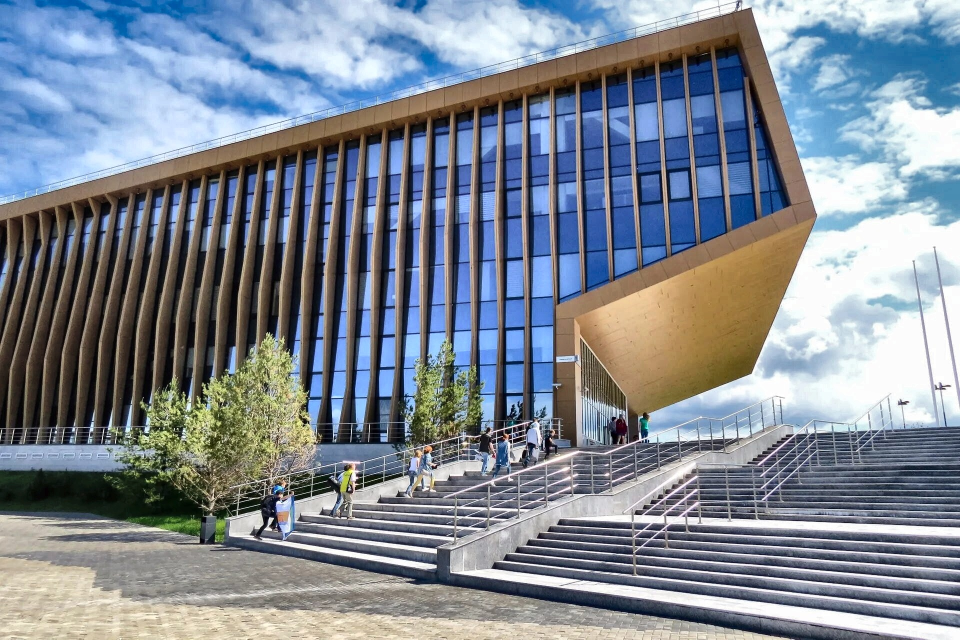
#> input picture out/clahe.jpg, 1920 x 1279 px (shown at 1/2 size)
$ python -i photolab.py   (imports and definitions only)
#> lines starting #> are read from the running program, lines starting #| are printed output that depends on the picture
#> further down, picture is the input picture: shape (1279, 1920, 3); mean B, G, R 146.9, 135.6, 126.9
# -*- coding: utf-8 -*-
"""ДЗ 1 «Фотолаборатория» — шаблон.

Запуск:  python photolab.py <команда> [аргументы]      (список команд — README.md)

Одиннадцать функций с пометкой TODO — ваша работа; всё остальное (разбор
аргументов, чтение и запись, гистограммы, отчётные числа) дано готовым и
менять его не нужно. Самопроверка: ``pytest tests -q``. Имена и сигнатуры
функций не меняйте — по ним работают тесты и проверка.
"""
import argparse
import io
import json
import os
import sys

import cv2
import numpy as np

__version__ = "1.0"

# --------------------------------------------------------------- ввод-вывод ---


# [18 lines left out: functions imread, imwrite, not called in this run]


def as_uint8(x):
    """float → uint8 только через обрезку (правило курса: uint8 переполняется молча)."""
    return np.clip(np.round(x), 0, 255).astype(np.uint8)


# ------------------------------------------------------------ 1. цветокоррекция ---


# [22 lines left out: functions gamma_correct, white_balance, not called in this run]
    # ───────────────────────────────────────────────────────────


def equalize_lab(img):
    """Глобальная эквализация яркости: канал L пространства Lab через cv2.equalizeHist (готовая функция)."""
    lab = cv2.cvtColor(img, cv2.COLOR_BGR2LAB)
#> lab: shape (1279, 1920, 3); mean of channels 0, 1, 2 141, 129.4, 121.4
    lab[..., 0] = cv2.equalizeHist(lab[..., 0])
#> lab: shape (1279, 1920, 3); mean of channels 0, 1, 2 128.1, 129.4, 121.4
    return cv2.cvtColor(lab, cv2.COLOR_LAB2BGR)
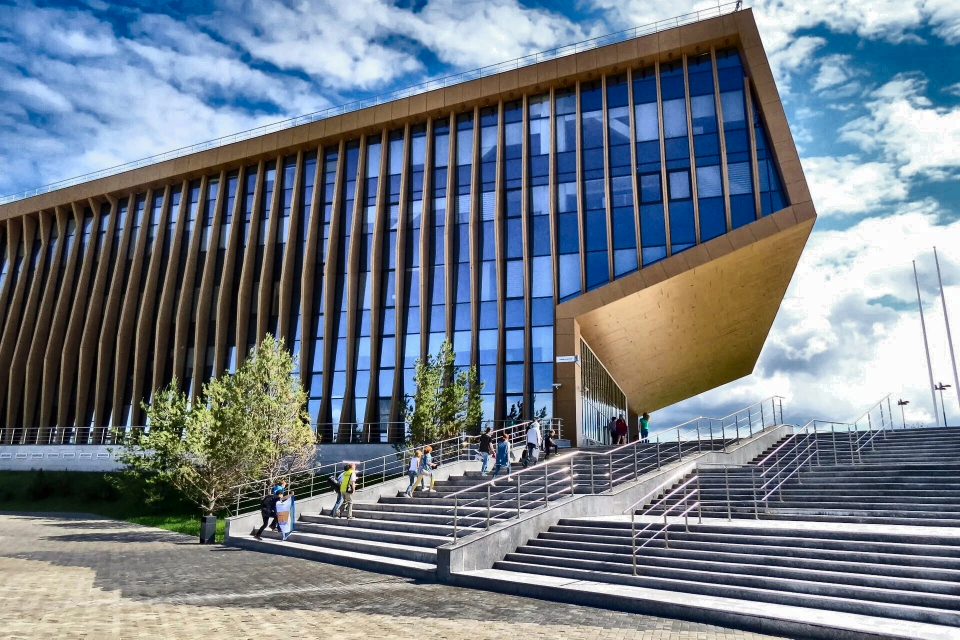
#> returned value: shape (1279, 1920, 3) (shown at 1/2 size); mean B, G, R 134.3, 123.4, 113.7


# [193 lines left out: functions clahe_lab, channel_hist, tone_stats, local_contrast_report, save_hist_figure, hsv_box_from and 11 more, not called in this run]
    # ───────────────────────────────────────────────────────────


# --------------------------------------------------------------------- CLI ---


def _ints(s):
    return tuple(int(v) for v in s.split(","))


def _log(**kw):
    print(json.dumps(kw, ensure_ascii=False))


# [123 lines left out: functions cmd_gamma, cmd_wb, cmd_clahe, cmd_chromakey, cmd_rotate, cmd_resize and 4 more, not called in this run]


# [3 lines not run here, left out]

>>> import cv2
>>> picture = cv2.imread('../out/clahe.jpg')
>>> result = equalize_lab(picture)

$ run again, on out/big.jpg
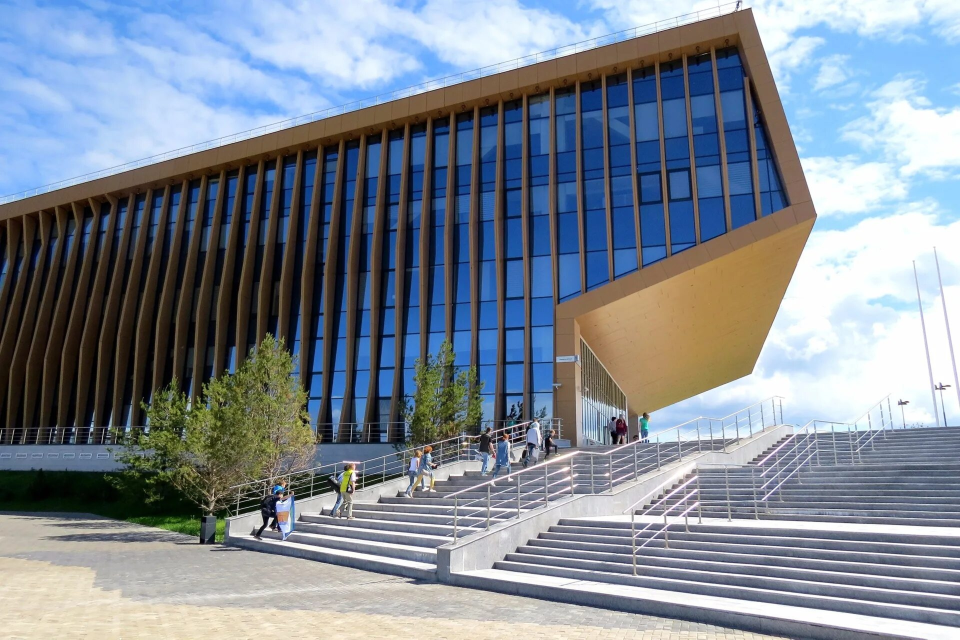
#> input picture out/big.jpg, 3840 x 2558 px (shown at 1/4 size)
#> picture is the input picture: shape (2558, 3840, 3); mean B, G, R 147.6, 136, 126.7
#> in equalize_lab, `return cv2.cvtColor(lab, cv2.COLOR_LAB2BGR)`:
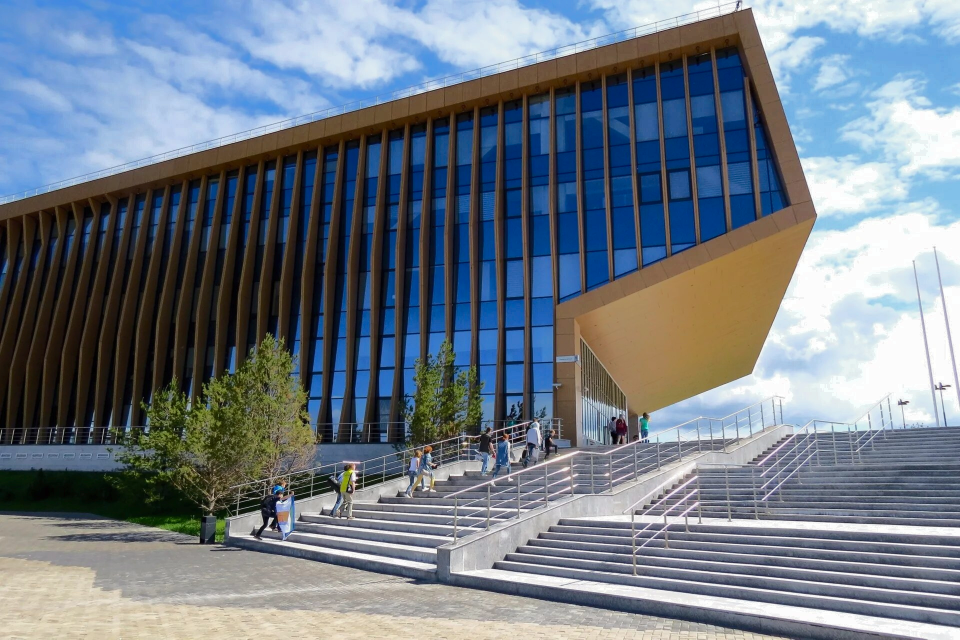
#> returned value: shape (2558, 3840, 3) (shown at 1/4 size); mean B, G, R 134.4, 123.3, 112.9

$ run again, on out/bright_gw.jpg
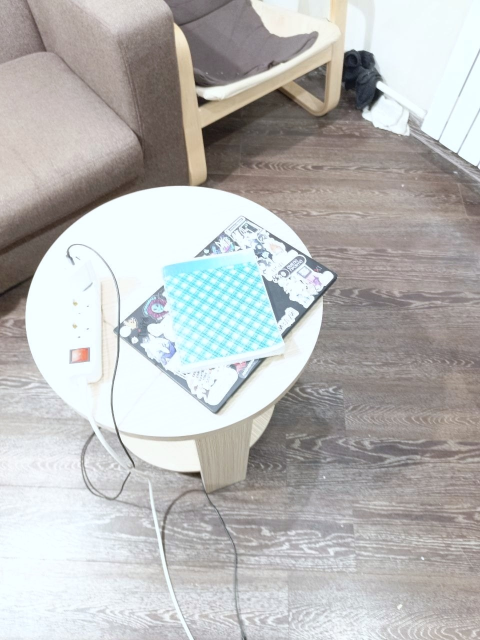
#> input picture out/bright_gw.jpg, 960 x 1280 px (shown at 1/2 size)
#> picture is the input picture: shape (1280, 960, 3); mean B, G, R 183.8, 185.1, 185.1
#> in equalize_lab, `return cv2.cvtColor(lab, cv2.COLOR_LAB2BGR)`:
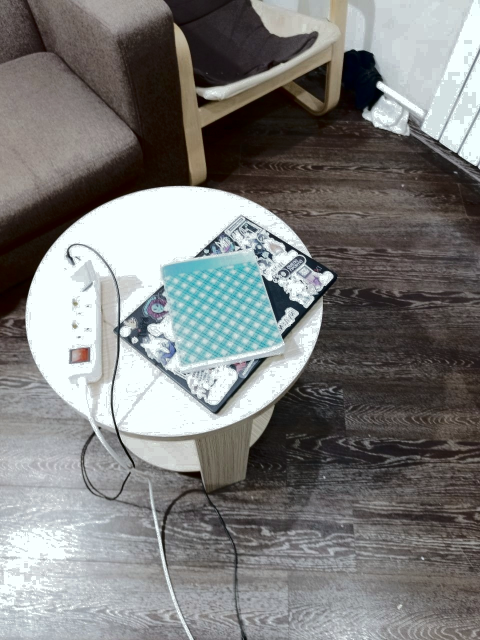
#> returned value: shape (1280, 960, 3) (shown at 1/2 size); mean B, G, R 124.1, 125.3, 125
